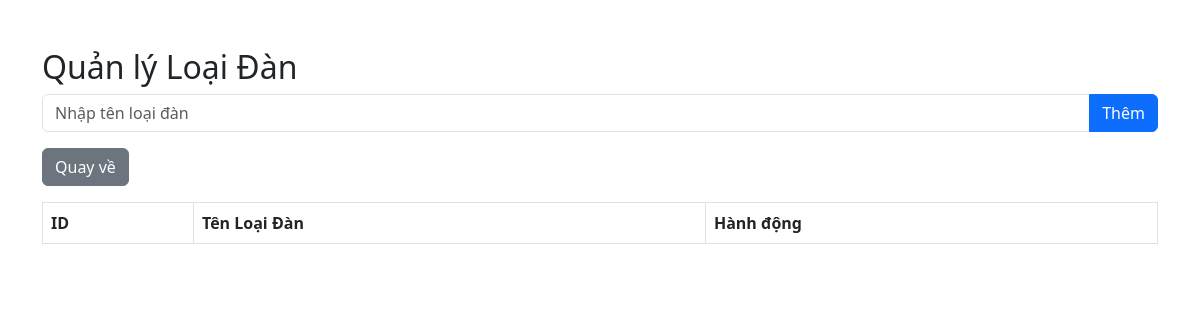
The page /admin/add_loaiDan.php on the database as committed earlier.
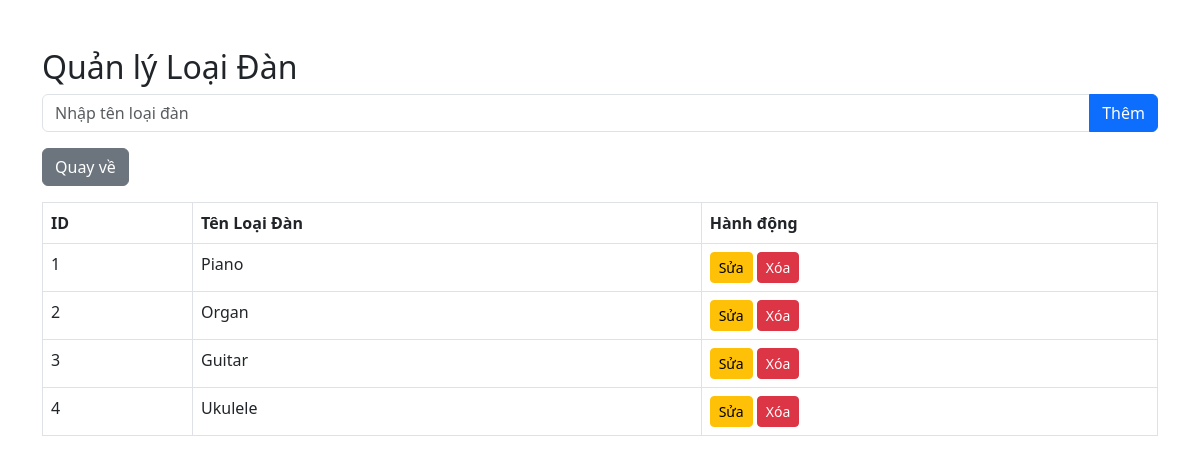
The same page on the database as committed later.
### tables this page shows
CREATE TABLE `loaidan` (
  `ma` int(11) NOT NULL,
  `tenLoai` varchar(50) NOT NULL
);

### admin/add_loaiDan.php (the view, shortened to what this page needs)
<?php
    $database = new Database();
    $conn = $database->dbConnection();
    $query = "SELECT * FROM loaidan";
    $stmt = $conn->prepare($query);
    $stmt->execute();
    $loaiDanList = $stmt->fetchAll(PDO::FETCH_ASSOC);
?>
<!DOCTYPE html>
<html lang="vi">
<head>
    <link rel="stylesheet" href="https://cdn.jsdelivr.net/npm/bootstrap@5.3.0/dist/css/bootstrap.min.css">
</head>
<body>
<div class="container mt-5">
    <h2>Quản lý Loại Đàn</h2>
    <form method="POST" class="mb-3">
        <div class="input-group">
            <input type="text" name="tenLoai" class="form-control" placeholder="Nhập tên loại đàn" required>
            <button type="submit" name="add" class="btn btn-primary">Thêm</button>
        </div>
    </form>
    <table class="table table-bordered">
        <thead>
            <tr>
                <th>ID</th>
                <th>Tên Loại Đàn</th>
                <th>Hành động</th>
            </tr>
        </thead>
        <tbody>
            <?php foreach ($loaiDanList as $loaiDan): ?>
                <tr>
                    <td><?= $loaiDan["ma"] ?></td>
                    <td><?= $loaiDan["tenLoai"] ?></td>
                    <td>
                        <button class="btn btn-warning btn-sm" data-bs-toggle="modal" data-bs-target="#editModal<?= $loaiDan['ma'] ?>">Sửa</button>
                        <a href="?delete=<?= $loaiDan["ma"] ?>" class="btn btn-danger btn-sm" onclick="return confirm('Bạn có chắc chắn muốn xóa?');">Xóa</a>
                    </td>
                </tr>
            <?php endforeach; ?>
        </tbody>
        <a href="list.php" class="btn btn-secondary mb-3">Quay về</a>
    </table>
</div>
</body>
</html>

Rows that differ between the two databases and show on the page:
added loaidan: ma "1", tenLoai "Piano"
added loaidan: ma "2", tenLoai "Organ"
added loaidan: ma "3", tenLoai "Guitar"
added loaidan: ma "4", tenLoai "Ukulele"
